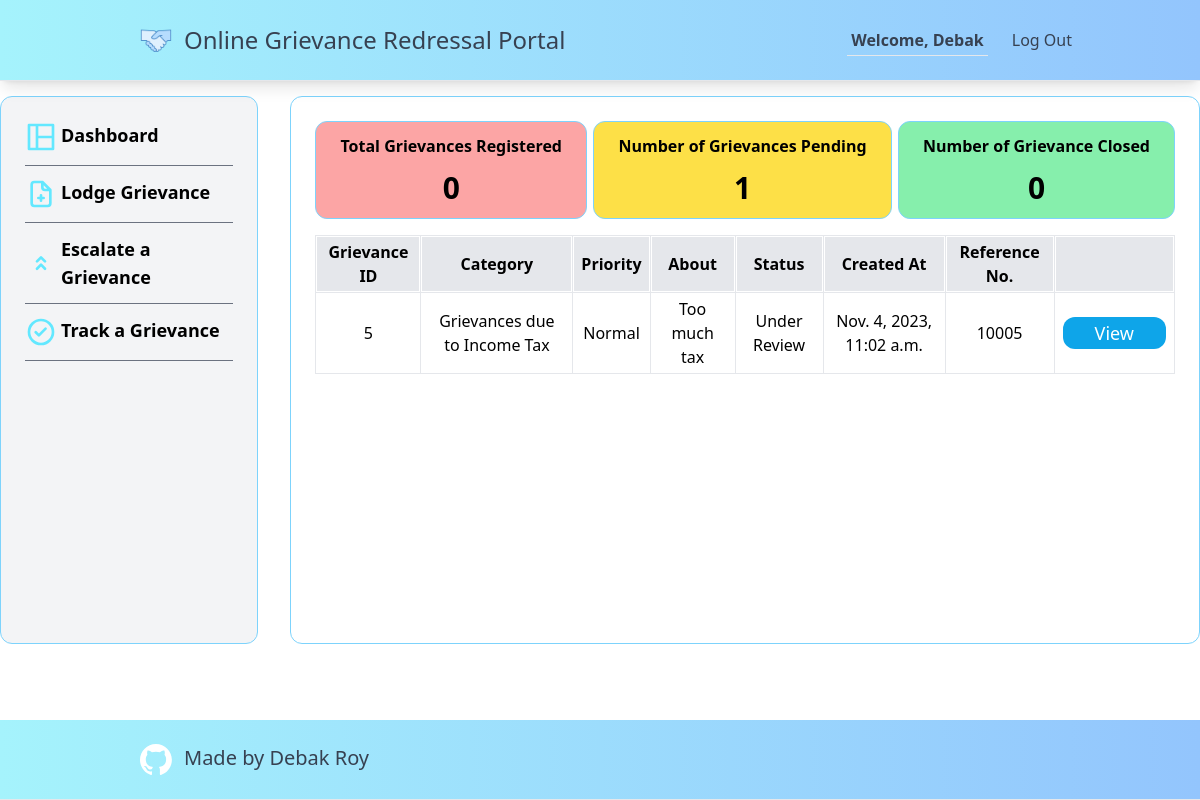
/register_grievance (signed in), run on an earlier commit of the app's database.
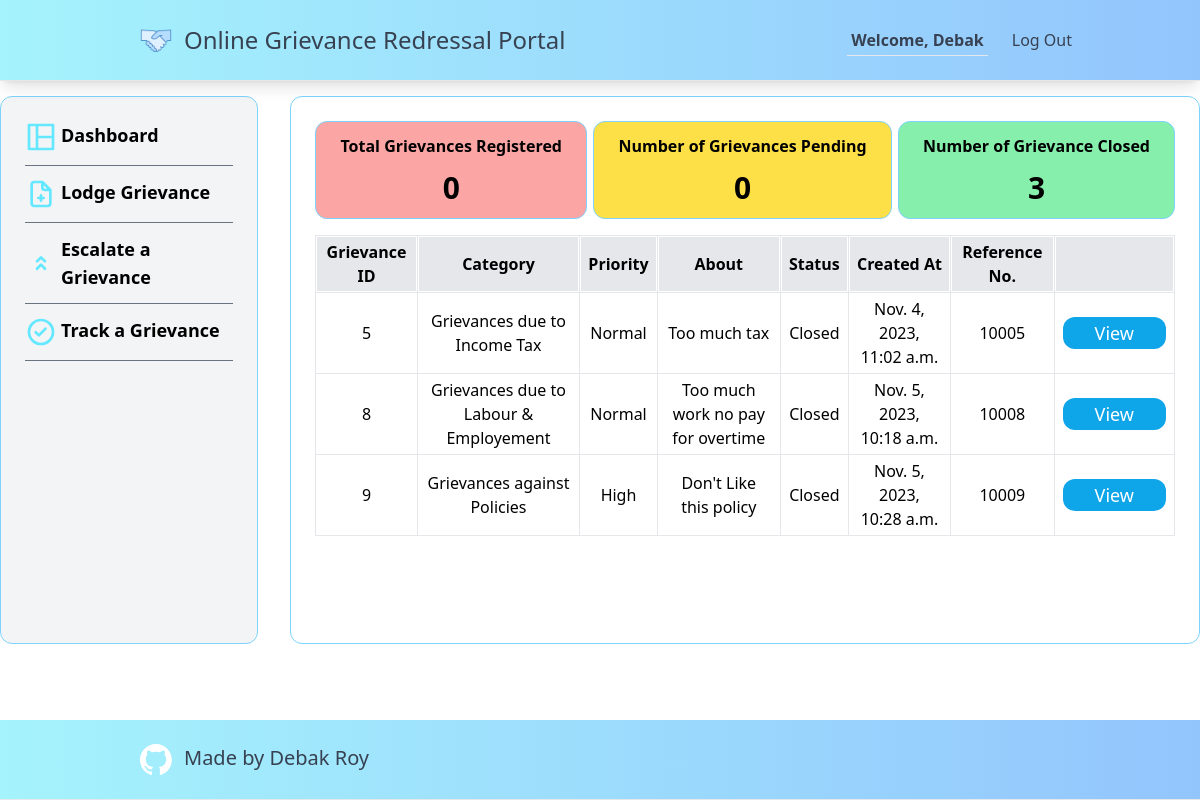
And on a later commit of the database.
### app/models.py (models this page shows, shortened)
class User(AbstractUser):
    phone_number = models.IntegerField(default=0)
    address = models.CharField(max_length=500, default="No Value")
    state = models.CharField(max_length=100, default="No Value")
    gender = models.CharField(max_length=50, default="No Value")
    handler = models.BooleanField(default=False)

class Grievance(models.Model):
    user = models.ForeignKey(User, on_delete=models.CASCADE, related_name='user')
    category = models.CharField(max_length=100)
    priority = models.CharField(max_length=100, choices=PRIORITY_CHOICES, default="Normal")
    details = models.CharField(max_length=2000)
    about = models.CharField(max_length=500, default="No Value")
    status = models.CharField(max_length=100, choices=STATUS_CHOICES, default="Registered")
    created_at = models.DateTimeField(auto_now_add=True)
    ref_no = models.IntegerField(default=100)
    handler_response = models.CharField(max_length=500, default="")
    satisfied = models.BooleanField(default=False)

### app/views.py (the view)
# urls.py: path("register_grievance", views.register_grievance, name="register_grievance"),
def register_grievance(request): #dashboard
    registered = Grievance.objects.filter(status="Registered", user=request.user)
    underReview = Grievance.objects.filter(status="Under Review", user=request.user)
    closed = Grievance.objects.filter(status="Closed", user=request.user)
    nreg = len(registered)
    nureview = len(underReview)
    nclose = len(closed)
    grievances = Grievance.objects.filter(user=request.user)
    all_grievances = Grievance.objects.all().order_by("priority");
    return render(request, 'app/registerGrievance.html', {
        "registerd": registered,
        "underReview": underReview,
        "closed": closed,
        "count_reg": nreg,
        "count_review": nureview,
        "count_closed": nclose,
        "grievances": grievances,
        "all_grievances": all_grievances,
    })

### app/templates/app/registerGrievance.html
{% extends 'app/dash_base.html' %}
{% load static %}
{% block content %}
    <div class="p-6 mx-auto flex flex-col border border-sky-300 rounded-xl">
        {% if not request.user.handler %}
            <div class="flex justify-between">
                <div class="font-semibold py-3 px-6 border border-sky-300 bg-red-300 rounded-xl">Total Grievances Registered <br><p class="text-center mt-3 text-3xl">{{ count_reg }}</p></div>
                <div class="font-semibold py-3 px-6 border border-sky-300 bg-yellow-300 rounded-xl">Number of Grievances Pending <br><p class="text-center mt-3 text-3xl">{{ count_review }}</p></div>
                <div class="font-semibold py-3 px-6 border border-sky-300 bg-green-300 rounded-xl">Number of Grievance Closed <br><p class="text-center mt-3 text-3xl">{{ count_closed }}</p></div>
            </div>
        {% endif %}
        {% include 'app/table.html' %}
    </div>
{% endblock %}

### app/templates/app/dash_base.html (shortened to what this page needs)
{% extends 'app/layout.html' %}
{% load static %}
{% block body %}
    <div class="mt-24 flex mx-auto max-w-7xl">
        <div class="p-6 mr-8 flex flex-col border border-sky-300 rounded-xl px-6 py-3 bg-gray-100">
            <a class="py-3 flex gap-x-1 text-lg font-bold border-b flex border-gray-500 hover:text-sky-700" href="{% url 'register_grievance' %}"><img class="w-8" src="{% static 'images/window-grid.svg' %}" alt="">Dashboard</a>
            {% if not request.user.handler %}
                <a class="py-3 flex gap-x-1 text-lg font-bold border-b flex border-gray-500 hover:text-sky-700" href="{% url 'lodge_grievance' %}"><img class="w-8" src="{% static 'images/file-plus.svg' %}" alt="">Lodge Grievance</a>
                <a class="py-3 flex gap-x-1 text-lg font-bold border-b border-gray-500 flex hover:text-sky-700" href="{% url 'escalate' %}"><img class="w-8" src="{% static 'images/angle-double-up.svg' %}" alt="">Escalate a Grievance</a>
            {% endif %}
            <a class="py-3 flex gap-x-1 text-lg font-bold border-b border-gray-500 flex hover:text-sky-700" href="{% url 'track_grievance' %}"><img class="w-8" src="{% static 'images/check-circle.svg' %}" alt="">Track a Grievance</a>
        </div>
        <div class="w-4/5 mx-auto overflow-y-auto">
            {% block content %}
            {% endblock %}
        </div>
    </div>
{% endblock %}
{% block footer %}
    <footer class="mt-auto px-32 py-6 flex justify-between border-b border-gray-200 absolute right-0 left-0 bottom-0 bg-gradient-to-r from-cyan-200 to-blue-300">
        <a href="https://github.com/slayeh17" class="text-xl text-gray-700 hover:underline flex"><img src="{% static 'images/github-mark-white.svg' %}" class="w-8 mx-3">Made by Debak Roy</a>
    </footer>
{% endblock %}

### app/templates/app/layout.html (shortened to what this page needs)
{% load static %}
<!DOCTYPE html>
<html lang="en">
    <head>
        <script src="https://cdn.tailwindcss.com"></script>
    </head>
    <body>
            <nav class="px-32 py-6 flex justify-between items-center border-b border-gray-200 fixed right-0 left-0 top-0 bg-gradient-to-r from-cyan-200 to-blue-300 text-gray-700 shadow-lg">
            <a class="text-2xl flex" href="/"><img class="w-8 mx-3" src="{% static 'images/icons8-handshake-80.png' %}">Online Grievance Redressal Portal</a>
            <div>
              <ul class="flex space-x-6">
                {% if user.is_authenticated %}
                    <li class="nav-item">
                        <a class="p-1 border-b border-gray-200" href="#"><strong>Welcome, {{ user.username }}</strong></a>
                    </li>
                {% endif %}
                {% if user.is_authenticated %}
                    <li class="nav-item">
                        <a class="hover:underline" href="{% url 'logout' %}">Log Out</a>
                    </li>
                {% endif %}
              </ul>
            </div>
          </nav>
        <div class="body">
            {% block body %}
            {% endblock %}
        </div>
        {% block footer %}{% endblock %}
    </body>
</html>

### app/templates/app/table.html (shortened to what this page needs)
{% block table %}
   <div class="mt-4 h-96 overflow-y-scroll overflow-x-auto">
       <table class="table-auto border border-collapse text-center">
           <thead class="sticky top-0">
               <tr>
                  <th class="py-1 px-2 bg-gray-200 font-semibold border">Grievance ID</th>
                  <th class="py-1 px-2 bg-gray-200 font-semibold border">Category</th>
                  <th class="py-1 px-2 bg-gray-200 font-semibold border">Priority</th>
                  <th class="py-1 px-2 bg-gray-200 font-semibold border">About</th>
                  <th class="py-1 px-2 bg-gray-200 font-semibold border">Status</th>
                  <th class="py-1 px-2 bg-gray-200 font-semibold border">Created At</th>
                  <th class="py-1 px-2 bg-gray-200 font-semibold border">Reference No.</th>
                  <th class="py-1 px-2 bg-gray-200 font-semibold border"></th>
               </tr>
           </thead>
            <tbody>
                {% if request.user.handler %}
                    {% for grievance in all_grievances %}
                        <tr>
                            <td class="py-1 px-2 border">{{ grievance.id }}</td>
                            <td class="py-1 px-2 border">{{ grievance.user.username }}</td>
                            <td class="py-1 px-2 border">{{ grievance.category }}</td>
                            <td class="py-1 px-2 border">{{ grievance.priority }}</td>
                            <td class="py-1 px-2 border">{{ grievance.about }}</td>
                            <td class="py-1 px-2 border">{{ grievance.status }}</td>
                            <td class="py-1 px-2 border">{{ grievance.created_at }}</td>
                            <td class="py-1 px-2 border">{{ grievance.ref_no }}</td>
                            <td class="py-1 px-2 border"><a href="{% url 'grievance_detail' grievance.ref_no%}" class="py-1 px-8 text-lg bg-sky-500 hover:bg-sky-700 rounded-xl text-white">View</a></td>
                        </tr>
                    {% endfor %}
                {% else %}
                    {% for grievance in grievances %}
                        <tr>
                            <td class="py-1 px-2 border">{{ grievance.id }}</td>
                            <td class="py-1 px-2 border">{{ grievance.category }}</td>
                            <td class="py-1 px-2 border">{{ grievance.priority }}</td>
                            <td class="py-1 px-2 border">{{ grievance.about }}</td>
                            <td class="py-1 px-2 border">{{ grievance.status }}</td>
                            <td class="py-1 px-2 border">{{ grievance.created_at }}</td>
                            <td class="py-1 px-2 border">{{ grievance.ref_no }}</td>
                            <td class="py-1 px-2 border"><a href="{% url 'grievance_detail' grievance.ref_no%}" class="py-1 px-8 text-lg bg-sky-500 hover:bg-sky-700 rounded-xl text-white">View</a></td>
                        </tr>
                    {% endfor %}
                {% endif %}
            </tbody>
        </table>
    </div>
{% endblock %}

### app/templates/app/table.html (style rules this page uses)
tr th, tr td { box-shadow: 0px 0px 0px 1px white inset; }

What changed in the data, as far as the page shows it:
changed Grievance "Grievances due to Income Tax": status "Under Review" → "Closed"
added Grievance: id "8", category "Grievances due to Labour & Employement", priority "Normal", about "Too much work no pay for overtime", status "Closed", created_at "Nov. 5, 2023, 10:18 a.m.", ref_no "10008"
added Grievance: id "9", category "Grievances against Policies", priority "High", about "Don't Like this policy", status "Closed", created_at "Nov. 5, 2023, 10:28 a.m.", ref_no "10009"
Also different on the page:
{{ count_review }}: "1" → "0"
{{ count_closed }}: "0" → "3"
